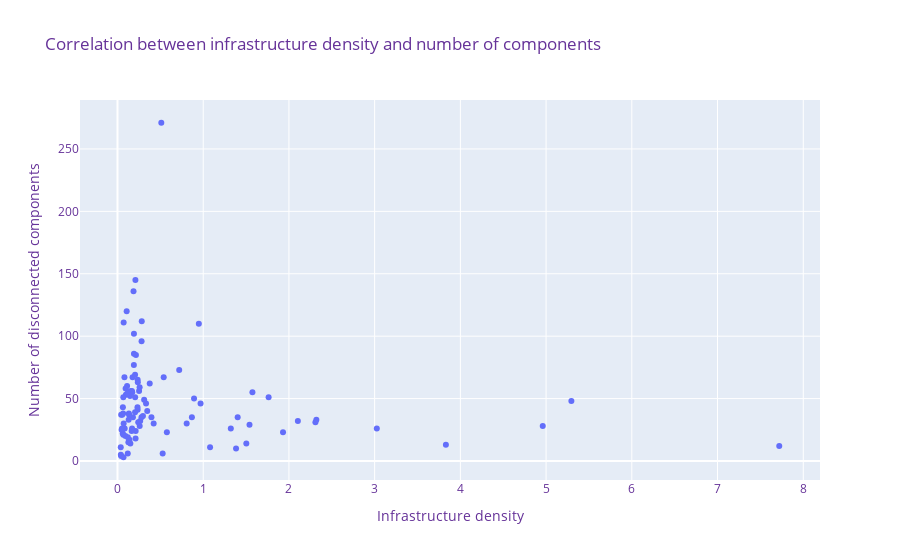

Notebook cell for this chart:
### Code cell
# Plot correlation between density and number of components
fig = px.scatter(
    muni_network_counts, 
    x='infra_dens', 
    y='component_count',
    #color="infra_km",
    title='Correlation between infrastructure density and number of components', 
    hover_data=['navn'],
    #color_continuous_scale='viridis_r',
    labels={
        # "area_sqkm": "Size (sqkm)",
        # "infra_km": "Length (km)",
        "infra_dens": "Infrastructure density",
        "component_count": "Number of disconnected components",
        "navn": "Municipality"
        })

fig.update_layout(
    font=dict(
        size=12,
        color="RebeccaPurple"
    )
)
fig.show()

### Figure 1 — Plotly figure (JSON) as saved in the notebook; plotly's stock layout.template omitted (floating-point values rounded to 4 significant figures)
{"data": [{"customdata": [["Aabenraa"], ["Aalborg"], ["Aarhus"], ["Albertslund"], ["Allerød"], ["Assens"], ["Ballerup"], ["Billund"], ["Bornholm"], ["Brøndby"], ["Brønderslev"], ["Dragør"], ["Egedal"], ["Esbjerg"], ["Faaborg-Midtfyn"], ["Fanø"], ["Favrskov"], ["Faxe"], ["Fredensborg"], ["Fredericia"], ["Frederiksberg"], ["Frederikshavn"], ["Frederikssund"], ["Furesø"], ["Gentofte"], ["Gladsaxe"], ["Glostrup"], ["Greve"], ["Gribskov"], ["Guldborgsund"], ["Haderslev"], ["Halsnæs"], ["Hedensted"], ["Helsingør"], ["Herlev"], ["Herning"], ["Hillerød"], ["Hjørring"], ["Holbæk"], ["Holstebro"], ["Horsens"], ["Hvidovre"], ["Høje-Taastrup"], ["Hørsholm"], ["Ikast-Brande"], ["Ishøj"], ["Jammerbugt"], ["Kalundborg"], ["Kerteminde"], ["Kolding"], ["København"], ["Køge"], ["Langeland"], ["Lejre"], ["Lemvig"], ["Lolland"], ["Lyngby-Taarbæk"], ["Læsø"], ["Mariagerfjord"], ["Middelfart"], ["Morsø"], ["Norddjurs"], ["Nordfyns"], ["Nyborg"], ["Næstved"], ["Odder"], ["Odense"], ["Odsherred"], ["Randers"], ["Rebild"], ["Ringkøbing-Skjern"], ["Ringsted"], ["Roskilde"], ["Rudersdal"], ["Rødovre"], ["Samsø"], ["Silkeborg"], ["Skanderborg"], ["Skive"], ["Slagelse"], ["Solrød"], ["Sorø"], ["Stevns"], ["Struer"], ["Svendborg"], ["Syddjurs"], ["Sønderborg"], ["Thisted"], ["Tårnby"], ["Tønder"], ["Vallensbæk"], ["Varde"], ["Vejen"], ["Vejle"], ["Vesthimmerlands"], ["Viborg"], ["Vordingborg"], ["Ærø"]], "hovertemplate": "Infrastructure density=%{x}<br>Number of disconnected components=%{y}<br>Municipality=%{customdata[0]}<extra></extra>", "legendgroup": "", "marker": {"color": "#636efa", "symbol": "circle"}, "mode": "markers", "name": "", "orientation": "v", "showlegend": false, "type": "scatter", "x": [0.206, 0.192, 0.511, 0.422, 0.807, 0.396, 1.574, 0.061, 0.18, 1.402, 0.068, 0.527, 0.333, 0.168, 0.235, 0.12, 0.215, 0.212, 0.576, 1.54, 7.72, 0.155, 0.311, 0.868, 4.961, 3.831, 2.32, 0.259, 0.133, 0.112, 0.098, 0.893, 0.143, 0.969, 1.931, 0.107, 0.252, 0.068, 0.235, 0.095, 0.281, 2.104, 0.539, 1.503, 0.081, 0.127, 0.043, 0.205, 0.265, 0.172, 5.295, 0.242, 0.14, 0.135, 0.066, 0.093, 2.309, 0.043, 0.13, 0.347, 0.038, 0.072, 0.165, 0.28, 0.176, 0.15, 0.949, 0.297, 0.209, 0.048, 0.072, 0.233, 0.72, 1.763, 3.025, 0.039, 0.187, 0.191, 0.258, 0.237, 1.383, 0.17, 0.121, 0.211, 0.376, 0.117, 0.205, 0.063, 1.08, 0.146, 1.322, 0.055, 0.084, 0.192, 0.053, 0.283, 0.12, 0.07], "xaxis": "x", "y": [51, 102, 271, 30, 30, 35, 55, 22, 35, 35, 21, 6, 46, 56, 65, 6, 85, 24, 23, 29, 12, 56, 49, 35, 28, 13, 33, 28, 38, 60, 53, 50, 55, 46, 23, 120, 56, 51, 41, 58, 96, 32, 67, 14, 67, 15, 37, 39, 32, 55, 48, 31, 17, 37, 38, 20, 31, 4, 33, 40, 11, 30, 24, 35, 67, 14, 110, 36, 145, 25, 111, 43, 73, 51, 26, 5, 136, 77, 59, 63, 10, 26, 19, 18, 62, 54, 69, 43, 11, 52, 26, 37, 26, 86, 26, 112, 54, 3], "yaxis": "y"}], "layout": {"font": {"color": "RebeccaPurple", "size": 12}, "legend": {"tracegroupgap": 0}, "title": {"text": "Correlation between infrastructure density and number of components"}, "xaxis": {"anchor": "y", "domain": [0, 1], "title": {"text": "Infrastructure density"}}, "yaxis": {"anchor": "x", "domain": [0, 1], "title": {"text": "Number of disconnected components"}}}}
